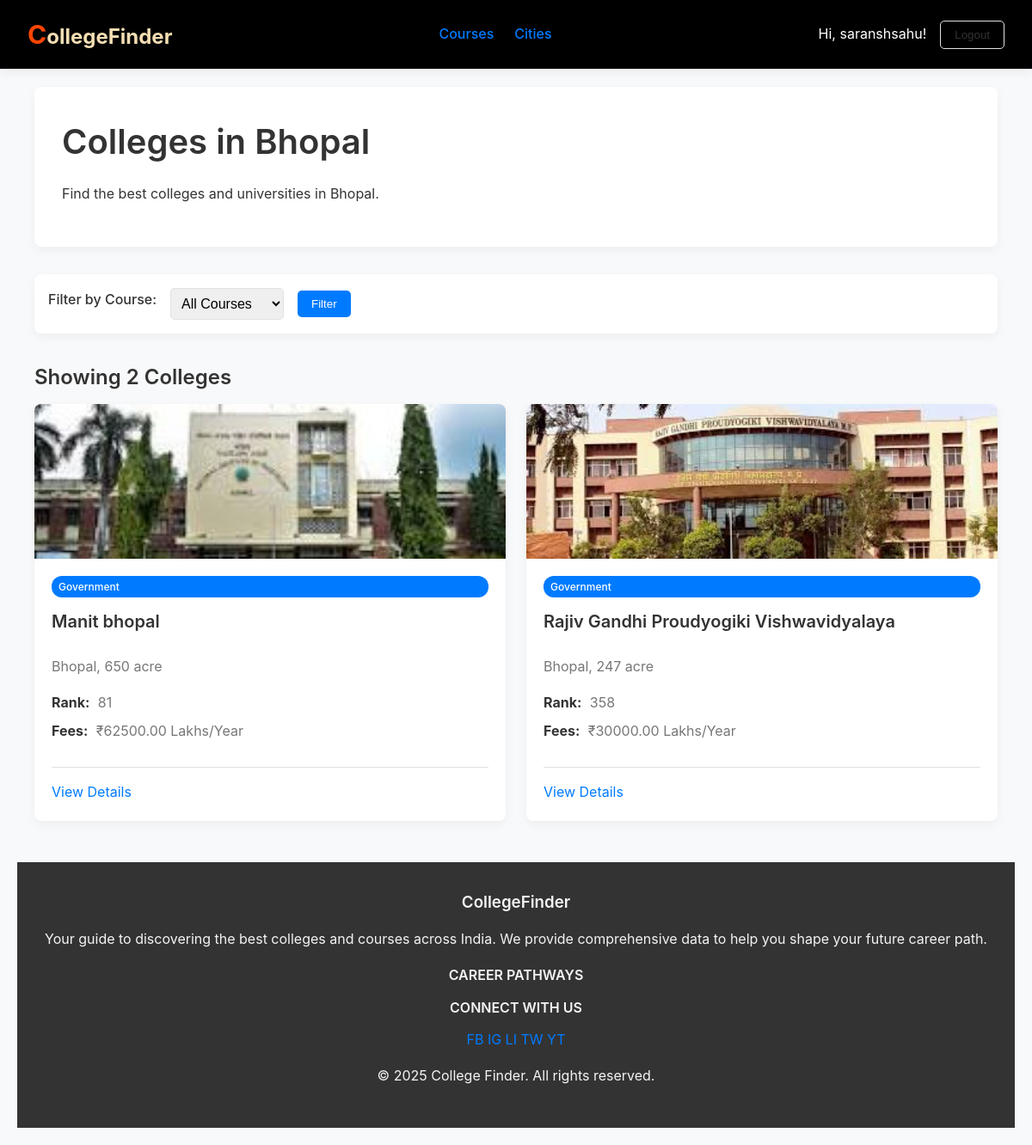
The app's page /city/2/ (signed in) with its own data.
### colleges/models.py (models this page shows, shortened)
class City(models.Model):
    name = models.CharField(max_length=100, unique=True)
    image = models.ImageField(upload_to='city_images/', null=True, blank=True)
    class Meta:
        verbose_name_plural = "Cities"

class College(models.Model):
    COLLEGE_TYPE_CHOICES = [
        ('GOVT', 'Government'),
        ('PVT', 'Private'),
        ('SEMI', 'Semi-Government'),
    ]
    name = models.CharField(max_length=255)
    city = models.ForeignKey(City, on_delete=models.CASCADE, related_name='colleges')
    rank = models.PositiveIntegerField(null=True, blank=True, help_text="NIRF or other ranking")
    rank_source = models.CharField(max_length=100, null=True, blank=True, help_text="e.g., NIRF, India Today, Outlook")
    courses = models.ManyToManyField(Course, related_name='colleges')
    fees_per_year = models.DecimalField(max_digits=10, decimal_places=2, help_text="Fees in Lakhs (e.g., 2.2)")
    image = models.ImageField(upload_to='college_images/', null=True, blank=True)
    area = models.CharField(max_length=150, blank=True, null=True, help_text="e.g., 'South Delhi'")
    college_type = models.CharField(max_length=4, choices=COLLEGE_TYPE_CHOICES, default='PVT')
    description = models.TextField(blank=True, null=True, help_text="A detailed description of the college")
    COLLEGE_TYPE_CHOICES = [
        ('GOVT', 'Government'),
        ('PVT', 'Private'),
        ('SEMI', 'Semi-Government'),
    ]
    name = models.CharField(max_length=255)
    city = models.ForeignKey(City, on_delete=models.CASCADE, related_name='colleges')
    rank = models.PositiveIntegerField(null=True, blank=True, help_text="NIRF or other ranking")
    courses = models.ManyToManyField(Course, related_name='colleges')
    fees_per_year = models.DecimalField(max_digits=10, decimal_places=2, help_text="Fees in Lakhs (e.g., 2.2)")
    image = models.ImageField(upload_to='college_images/', null=True, blank=True)
    area = models.CharField(max_length=150, blank=True, null=True, help_text="e.g., 'South Delhi'")
    college_type = models.CharField(max_length=4, choices=COLLEGE_TYPE_CHOICES, default='PVT')
    description = models.TextField(blank=True, null=True, help_text="A detailed description of the college")

### colleges/views.py (the view)
# urls.py: path('city/<int:city_id>/', views.city_colleges_view, name='city_colleges'),
@login_required # Add this line
def city_colleges_view(request, city_id):
    city = get_object_or_404(City, id=city_id)
    course_filter_id = request.GET.get('course_filter')
    colleges_in_city = College.objects.filter(city=city)
    if course_filter_id:
        colleges_in_city = colleges_in_city.filter(courses__id=course_filter_id)
    all_courses = Course.objects.all()
    context = {
        'city': city,
        'colleges_in_city': colleges_in_city,
        'all_courses': all_courses,
        'selected_course_id': course_filter_id,
    }
    return render(request, 'city_colleges.html', context)

### templates/city_colleges.html (shortened to what this page needs)
{% extends 'base.html' %}
{% load static %}
{% block content %}
<div class="container">
    <section class="detail-header">
        <h1>Colleges in {{ city.name }}</h1>
        <p>Find the best colleges and universities in {{ city.name }}.</p>
    </section>
    <section class="filter-bar">
        <form method="GET" action="">
            <label for="course_filter">Filter by Course:</label>
            <select name="course_filter" id="course_filter">
                <option value="">All Courses</option>
            </select>
            <button type="submit" class="btn btn-primary">Filter</button>
        </form>
    </section>
    <section class="college-list">
        <h2>Showing {{ colleges_in_city.count }} Colleges</h2>
        <div class="grid-container">
            {% for college in colleges_in_city %}
            <div class="college-card">
                {% if college.image %}
                <img src="{{ college.image.url }}" alt="{{ college.name }}" class="college-card-image">
                {% else %}
                <img src="https://via.placeholder.com/300x180/ccc/fff?text=College+Image" alt="{{ college.name }}" class="college-card-image">
                {% endif %}
                <div class="college-card-content">
                    <span class="college-card-tag">{{ college.get_college_type_display }}</span>
                    <h3>{{ college.name }}</h3>
                    <p class="college-card-location">{{ college.city.name }}, {{ college.area|default:"" }}</p>
                    <ul class="college-card-info">
                        <li><strong>Rank:</strong> {{ college.rank|default:"N/A" }}</li>
                        <li><strong>Fees:</strong> ₹{{ college.fees_per_year }} Lakhs/Year</li>
                    </ul>
                    <div class="college-card-footer">
                        <a href="{% url 'college_detail' college.id %}">View Details</a>
                    </div>
                </div>
            </div>
            {% empty %}
            <p>No colleges found matching your search.</p>
            {% endfor %}
        </div>
    </section>
</div>
{% endblock %}

### templates/base.html (shortened to what this page needs)
{% load static %}
<!DOCTYPE html>
<html lang="en">
<head>
    <link rel="stylesheet" href="{% static 'style.css' %}">
</head>
<body>
    <nav class="navbar">
        <div class="nav-container">
            <div class="nav-logo">
                <a href="{% url 'home' %}">CollegeFinder</a>
            </div>
            <ul class="nav-menu">
                <li><a href="{% url 'home' %}#courses">Courses</a></li>
                <li><a href="{% url 'home' %}#cities">Cities</a></li>
                </ul>
            <div class="nav-auth">
                {% if user.is_authenticated %}
                    <span>Hi, {{ user.username }}!</span>
                    <form method="post" action="{% url 'logout' %}" style="display: inline;">
                        <button type="submit" class="btn btn-secondary">Logout</button>
                    </form>
                {% else %}
                    <a href="{% url 'login' %}" class="btn btn-secondary">Login</a>
                    <a href="{% url 'signup' %}" class="btn btn-primary">Sign Up</a>
                {% endif %}
            </div>
        </div>
    </nav>
    <section class="course-box-container container">
    <main>
        {% block content %}{% endblock %}
    </main>
    <footer class="footer">
        <div class="footer-container">
            <div class="footer-section footer-about">
                <h3 class="footer-logo">CollegeFinder</h3>
                <p>Your guide to discovering the best colleges and courses across India. We provide comprehensive data to help you shape your future career path.</p>
            </div>
            <div class="footer-section footer-courses">
                <h4>CAREER PATHWAYS</h4>
            </div>
            <div class="footer-section footer-social">
                <h4>CONNECT WITH US</h4>
                <div class="social-icons">
                    <a href="#" target="_blank" title="Facebook"> FB</a>
                    <a href="#" target="_blank" title="Instagram"> IG</a>
                    <a href="#" target="_blank" title="LinkedIn"> LI</a>
                    <a href="#" target="_blank" title="Twitter"> TW</a>
                    <a href="#" target="_blank" title="YouTube"> YT</a>
                </div>
            </div>
        </div>
        <div class="footer-bottom">
            <p>&copy; 2025 College Finder. All rights reserved.</p>
        </div>
    </footer>
</body>
</html>

### static/style.css (style rules this page uses)
:root { --primary-color: #007bff; --primary-hover: #0056b3; --text-color: #333; --light-text: #777; --bg-color: #f8f9fa; --card-bg: #ffffff; --border-color: #dee2e6; --shadow: 0 4px 12px rgba(0, 0, 0, 0.05); }
body { font-family: -apple-system, BlinkMacSystemFont, "Segoe UI", Roboto, "Helvetica Neue", Arial, sans-serif; margin: 0; background-color: var(--bg-color); color: var(--text-color); line-height: 1.6; }
.container { max-width: 1200px; margin: 20px auto; padding: 0 20px; }
a { text-decoration: none; color: var(--primary-color); transition: color 0.2s ease; }
img { max-width: 100%; height: auto; }
h1, h2, h3, h4 { margin-top: 0; margin-bottom: 0.75rem; font-weight: 600; z-index: 1; }
.navbar { background-color: var(--card-bg); border-bottom: 1px solid var(--border-color); padding: 1rem 2rem; box-shadow: var(--shadow); background-color: black; color: white; }
.nav-container { display: flex; justify-content: space-between; align-items: center; max-width: 1200px; margin: 0 auto; }
.nav-logo { font-size: 1.5rem; font-weight: 700; color: var(--text-color); color: wheat; }
.nav-logo::first-letter { color: orangered; font-size: 30px; }
.nav-logo a { color: inherit; }
.nav-menu { list-style: none; display: flex; gap: 1.5rem; margin: 0; padding: 0; }
.nav-menu a { font-weight: 500; }
.nav-auth { display: flex; gap: 1rem; align-items: center; }
.btn { padding: 0.5rem 1rem; border: none; border-radius: 5px; cursor: pointer; font-weight: 500; transition: all 0.2s ease; }
.btn-primary { background-color: var(--primary-color); color: #fff; }
.btn-secondary { background-color: transparent; border: 1px solid var(--border-color); color: var(--text-color); }
.grid-container { display: grid; grid-template-columns: repeat(auto-fit, minmax(280px, 1fr)); gap: 1.5rem; }
.college-card { background-color: var(--card-bg); border-radius: 8px; box-shadow: var(--shadow); overflow: hidden; display: flex; flex-direction: column; }
.college-card-image { width: 100%; height: 180px; object-fit: cover; }
.college-card-content { padding: 1.25rem; flex-grow: 1; display: flex; flex-direction: column; }
.college-card-tag { display: inline-block; background-color: var(--primary-color); color: #fff; font-size: 0.75rem; padding: 3px 8px; border-radius: 12px; margin-bottom: 0.75rem; font-weight: 500; }
.college-card h3 { font-size: 1.25rem; margin-bottom: 0.5rem; }
.college-card-location { color: var(--light-text); margin-bottom: 1rem; }
.college-card-info { list-style: none; padding: 0; margin: 0 0 1.25rem 0; color: var(--light-text); }
.college-card-info li { margin-bottom: 0.5rem; }
.college-card-info strong { color: var(--text-color); margin-right: 5px; }
.college-card-footer { margin-top: auto; border-top: 1px solid var(--border-color); padding-top: 1rem; }
.detail-header { background-color: var(--card-bg); padding: 2rem; border-radius: 8px; box-shadow: var(--shadow); margin-bottom: 2rem; }
.detail-header h1 { font-size: 2.5rem; margin-bottom: 1rem; }
.filter-bar { background-color: var(--card-bg); padding: 1rem; border-radius: 8px; box-shadow: var(--shadow); margin-bottom: 2rem; }
.filter-bar form { display: flex; align-items: center; gap: 1rem; }
.filter-bar label { font-weight: 500; }
.filter-bar select { padding: 0.5rem; font-size: 1rem; border: 1px solid var(--border-color); border-radius: 5px; }
.footer { text-align: center; padding: 2rem; margin-top: 3rem; background-color: #333; color: #f4f4f4; }
label { display: block; font-weight: 600; margin-bottom: 8px; color: #333; }

### records on screen
City: name "Bhopal"
College: image (picture), college_type "Government", name "Manit bhopal", city.name "Bhopal", area "650 acre", rank "81", fees_per_year "62500.00"
College: image (picture), college_type "Government", name "Rajiv Gandhi Proudyogiki Vishwavidyalaya", city.name "Bhopal", area "247 acre", rank "358", fees_per_year "30000.00"

### other values on screen
{{ user.username }} "saranshsahu"
{{ colleges_in_city.count }} "2"
